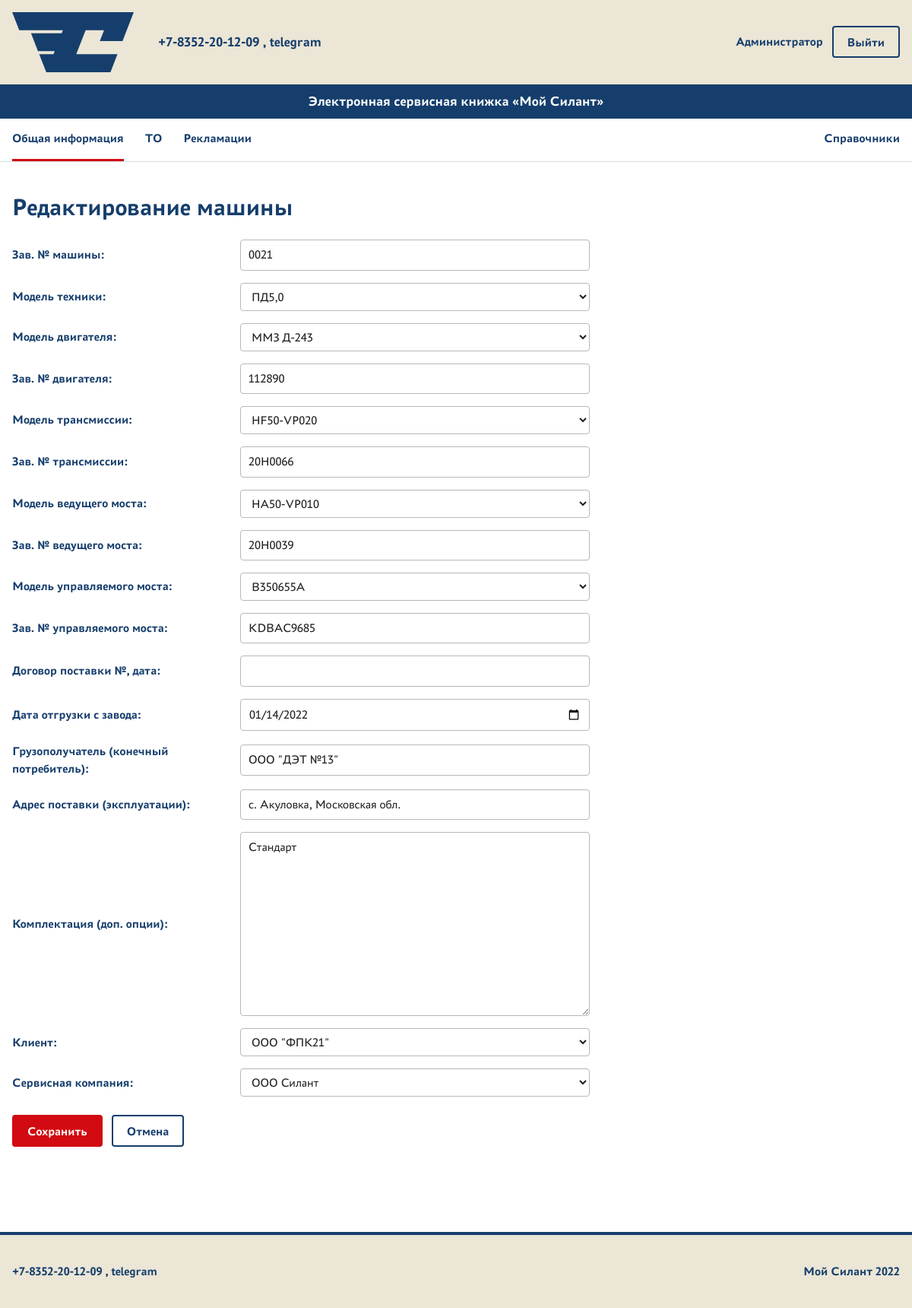
Page /machines/12/update/ (signed in) on the committed database.
### machines/models.py (models this page shows, shortened)
class Machine(models.Model):
    factory_number = models.CharField(
        max_length=255,
        unique=True,
        verbose_name='Зав. № машины',
    )
    technique_model = models.ForeignKey(
        TechniqueModel,
        on_delete=models.CASCADE,
        verbose_name='Модель техники',
    )
    engine_model = models.ForeignKey(
        EngineModel,
        on_delete=models.CASCADE,
        verbose_name='Модель двигателя',
    )
    engine_factory_number = models.CharField(
        max_length=255,
        verbose_name='Зав. № двигателя',
    )
    transmission_model = models.ForeignKey(
        TransmissionModel,
        on_delete=models.CASCADE,
        verbose_name='Модель трансмиссии',
    )
    transmission_factory_number = models.CharField(
        max_length=255,
        verbose_name='Зав. № трансмиссии',
    )
    drive_axle_model = models.ForeignKey(
        DriveAxleModel,
        on_delete=models.CASCADE,
        verbose_name='Модель ведущего моста',
    )
    drive_axle_factory_number = models.CharField(
        max_length=255,
        verbose_name='Зав. № ведущего моста',
    )
    steering_axle_model = models.ForeignKey(
        SteeringAxleModel,
        on_delete=models.CASCADE,
        verbose_name='Модель управляемого моста',
    )
    steering_axle_factory_number = models.CharField(
        max_length=255,
        verbose_name='Зав. № управляемого моста',
    )
    supply_contract = models.CharField(
        max_length=255,
        blank=True,
        null=True,
        verbose_name='Договор поставки №, дата',
    )
    shipment_date = models.DateField(verbose_name='Дата отгрузки с завода')
    consignee = models.CharField(
        max_length=255,
        verbose_name='Грузополучатель (конечный потребитель)',
    )
    delivery_address = models.CharField(
        max_length=255,
        verbose_name='Адрес поставки (эксплуатации)',
    )
    equipment = models.TextField(
        blank=True,
        verbose_name='Комплектация (доп. опции)',
    )
    client = models.ForeignKey(
        User,
        on_delete=models.CASCADE,
        related_name='client_machines',
        verbose_name='Клиент',
    )
    service_company = models.ForeignKey(
        User,
        on_delete=models.CASCADE,
        related_name='service_company_machines',
        verbose_name='Сервисная компания',
    )
    class Meta:
        verbose_name = 'Машина'
        verbose_name_plural = 'Машины'

### machines/views.py (the view)
# urls.py: path('<int:pk>/update/', MachineUpdate.as_view(), name='update'),
class MachineUpdate(LoginRequiredMixin, PermissionRequiredMixin, UpdateView):
    model = Machine
    form_class = MachineForm
    template_name = 'machines/machine_form.html'
    success_url = reverse_lazy('machines:list')
    permission_required = 'machines.change_machine'

### core/user_choices.py (called while the page is built)
def get_user_display_name(user):
    return user.get_full_name() or user.username

    def label_from_instance(self, obj):
        return get_user_display_name(obj)

### machines/models.py (called while the page is built)
    def __str__(self):
        return self.name

    def __str__(self):
        return self.name

    def __str__(self):
        return self.name

    def __str__(self):
        return self.name

    def __str__(self):
        return self.name

### machines/templates/machines/machine_form.html (shortened to what this page needs)
{% extends 'base.html' %}
{% block content %}
    <h1>
        {% if object %}
            Редактирование машины
        {% else %}
            Добавление машины
        {% endif %}
    </h1>
    <form class="entity-form" method="post">
        {{ form.as_p }}
        <div class="form-actions">
            <button
                class="button button--primary"
                type="submit"
            >
                Сохранить
            </button>
            {% if object %}
                <a
                    class="button button--secondary"
                    href="{% url 'machines:detail' object.pk %}"
                >
                    Отмена
                </a>
            {% endif %}
        </div>
    </form>
{% endblock %}

### templates/base.html (shortened to what this page needs)
{% load static %}
<!DOCTYPE html>
<html lang="ru">
<head>
    <link
        rel="stylesheet"
        href="{% static 'core/css/styles.css' %}"
    >
</head>
<body>
    <header class="site-header">
        <div class="container site-header__top">
            <a
                class="site-header__logo"
                href="{% url 'core:home' %}"
                aria-label="Мой Силант — главная"
            >
                <img
                    src="{% static 'core/images/silant-logo.svg' %}"
                    alt="Мой Силант"
                >
            </a>
            <div class="site-header__contact">
                +7-8352-20-12-09 , telegram
            </div>
            <div class="account-nav">
                {% if user.is_authenticated %}
                    <span class="account-name">
                        {{ user.get_full_name|default:user.username }}
                    </span>
                    <form
                        method="post"
                        action="{% url 'account_logout' %}"
                    >
                        <button
                            class="button button--secondary"
                            type="submit"
                        >
                            Выйти
                        </button>
                    </form>
                {% endif %}
            </div>
        </div>
        <div class="site-header__title">
            <div class="container">
                Электронная сервисная книжка «Мой Силант»
            </div>
        </div>
        {% if user.is_authenticated %}
            <nav
                class="site-nav"
                aria-label="Основные разделы сервиса"
            >
                <div class="container site-nav__inner">
                    <div class="site-nav__primary">
                        <a
                            class="site-nav__link{% if request.resolver_match.namespace == 'machines' and request.resolver_match.url_name == 'list' or request.resolver_match.namespace == 'machines' and request.resolver_match.url_name == 'detail' or request.resolver_match.namespace == 'machines' and request.resolver_match.url_name == 'create' or request.resolver_match.namespace == 'machines' and request.resolver_match.url_name == 'update' %} site-nav__link--active{% endif %}"
                            href="{% url 'machines:list' %}"
                        >
                            Общая информация
                        </a>
                        <a
                            class="site-nav__link"
                            href="{% url 'service:list' %}"
                        >
                            ТО
                        </a>
                        <a
                            class="site-nav__link"
                            href="{% url 'complaints:list' %}"
                        >
                            Рекламации
                        </a>
                    </div>
                    {% if perms.machines.view_techniquemodel %}
                        <a
                            class="site-nav__link site-nav__tool{% if request.resolver_match.namespace == 'core' and request.resolver_match.url_name == 'references' or 'technique_model_' in request.resolver_match.url_name or 'engine_model_' in request.resolver_match.url_name or 'transmission_model_' in request.resolver_match.url_name or 'drive_axle_model_' in request.resolver_match.url_name or 'steering_axle_model_' in request.resolver_match.url_name or 'maintenance_type_' in request.resolver_match.url_name or 'maintenance_organization_' in request.resolver_match.url_name or 'failure_node_' in request.resolver_match.url_name or 'recovery_method_' in request.resolver_match.url_name %} site-nav__link--active{% endif %}"
                            href="{% url 'core:references' %}"
                        >
                            Справочники
                        </a>
                    {% endif %}
                </div>
            </nav>
    </header>
    <main class="site-main">
        <div class="container">
            {% block content %}{% endblock %}
        </div>
    </main>
    <footer class="site-footer">
        <div class="container site-footer__inner">
            <div class="site-footer__contact">
                +7-8352-20-12-09 , telegram
            </div>
            <div class="site-footer__copyright">
                Мой Силант 2022
            </div>
        </div>
    </footer>
</body>
</html>

### core/static/core/css/styles.css (style rules this page uses)
:root { --color-blue: #163E6C; --color-red: #D20A11; --color-beige: #EBE6D6; --color-white: #FFFFFF; }
* { box-sizing: border-box; }
html { font-family: "PT Astra Sans", Arial, sans-serif; }
body { display: flex; min-height: 100vh; flex-direction: column; margin: 0; background: var(--color-white); color: var(--color-blue); line-height: 1.4; }
a { color: inherit; }
button, input, select, textarea { max-width: 100%; font: inherit; }
.container { width: min(100% - 32px, 1440px); margin-inline: auto; }
h1, h2, h3 { margin-top: 0; line-height: 1.2; }
h1 { margin-bottom: 24px; font-size: 32px; }
p { margin-top: 0; margin-bottom: 16px; }
form { margin-bottom: 24px; }
form p { margin-bottom: 16px; }
label { display: inline-block; margin-bottom: 4px; }
input, select, textarea { padding: 8px 10px; border: 1px solid #b8b8b8; border-radius: 4px; background: var(--color-white); color: #222222; }
textarea { width: min(100%, 520px); min-height: 140px; resize: vertical; }
button { padding: 8px 14px; border: 1px solid #888888; border-radius: 4px; background: #f2f2f2; color: #222222; cursor: pointer; }
.site-header { border-bottom: none; background: var(--color-beige); }
.site-header__top { display: grid; grid-template-columns: auto 1fr auto; align-items: center; gap: 32px; min-height: 96px; padding-block: 16px; }
.site-header__logo { display: block; width: 160px; flex-shrink: 0; }
.site-header__logo img { display: block; width: 100%; height: auto; }
.site-header__contact { justify-self: start; font-size: 18px; font-weight: 700; }
.site-header__title { padding-block: 10px; background: var(--color-blue); color: var(--color-white); font-size: 18px; font-weight: 700; text-align: center; }
.account-nav { display: flex; align-items: center; gap: 12px; margin-left: 0; }
.account-nav form { margin: 0; }
.account-name { font-weight: 700; }
.account-nav button { width: auto; }
.site-main { flex: 1; padding-block: 40px; }
.site-footer { margin-top: 48px; border-top: 4px solid var(--color-blue); background: var(--color-beige); }
.site-footer__inner { display: flex; min-height: 96px; align-items: center; justify-content: space-between; gap: 24px; padding-block: 20px; font-weight: 700; }
.site-footer__copyright { text-align: right; }
.site-nav { border-bottom: 1px solid rgba(22, 62, 108, 0.18); background: var(--color-white); }
.site-nav__inner { display: flex; min-height: 56px; align-items: center; flex-wrap: wrap; gap: 24px; }
.site-nav__primary { display: flex; align-items: center; flex-wrap: wrap; gap: 8px 28px; }
.site-nav__link { display: inline-flex; min-height: 56px; align-items: center; border-bottom: 3px solid transparent; color: var(--color-blue); font-weight: 700; text-decoration: none; }
.site-nav__link--active { border-bottom-color: var(--color-red); }
.site-nav__tool { margin-left: auto; }
.button { display: inline-flex; min-height: 42px; align-items: center; justify-content: center; padding: 8px 18px; border: 2px solid transparent; border-radius: 4px; font-weight: 700; line-height: 1.2; text-decoration: none; cursor: pointer; }
.button--primary { border-color: var(--color-red); background: var(--color-red); color: var(--color-white); }
.button--secondary { border-color: var(--color-blue); background: transparent; color: var(--color-blue); }
.entity-form { width: min(100%, 760px); }
.entity-form p { display: grid; grid-template-columns: minmax(220px, 280px) minmax(0, 1fr); align-items: center; gap: 8px 20px; margin-bottom: 16px; }
.entity-form label { margin: 0; color: var(--color-blue); font-weight: 700; }
.entity-form input, .entity-form select, .entity-form textarea { width: 100%; }
.entity-form textarea { min-height: 120px; }
.detail-actions, .form-actions, .auth-actions { display: flex; flex-wrap: wrap; gap: 12px; margin-top: 24px; }

### rows in the picture
Machine: factory_number "0021", technique_model "ПД5,0", engine_model "ММЗ Д-243", engine_factory_number "112890", transmission_model "HF50-VP020", transmission_factory_number "20H0066", drive_axle_model "HA50-VP010", drive_axle_factory_number "20H0039", steering_axle_model "B350655A", steering_axle_factory_number "KDBAC9685", shipment_date "01/14/2022", consignee "ООО \"ДЭТ №13\"", delivery_address "с. Акуловка, Московская обл.", equipment "Стандарт", client "ООО \"ФПК21\"", service_company "ООО Силант"

### other values in the picture
{{ user.get_full_name|default:user.username }} "Администратор"
